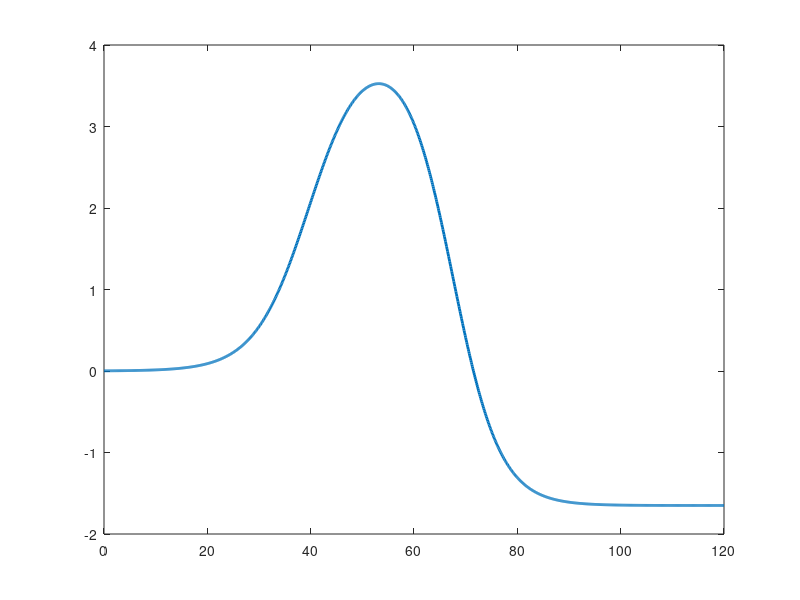
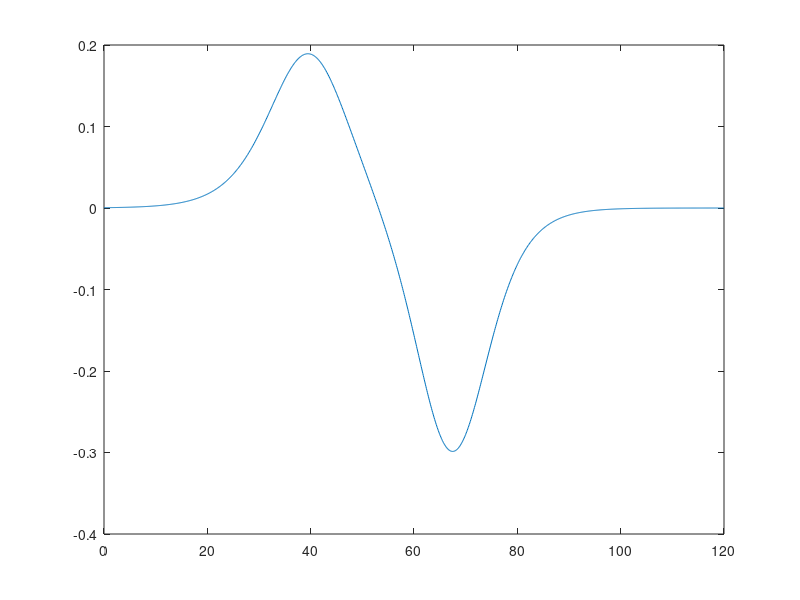

Reproduce these figures in MATLAB, in order.
%% 双移线轨迹
clear 
clc

%双移线------------------11111111111111111111111111111111111111
 shape=2.4;%参数名称，用于参考轨迹生成
 dx1=25;dx2=21.95;%没有任何实际意义，只是参数名称
 dy1=4.05;dy2=5.7;%没有任何实际意义，只是参数名称
 Xs1=27.19;Xs2=56.46;%参数名称
 cx=0:0.1:120;%%cx就是规划轨迹点的x坐标
 t1=0:0.05:17.9;
 t2=t1';
 z1=shape/dx1*(cx-Xs1)-shape/2;
 z2=shape/dx2*(cx-Xs2)-shape/2;
 cy=dy1/2.*(1+tanh(z1))-dy2/2.*(1+tanh(z2));%cy就是规划轨迹点的y坐标

 %这个path用于carsim道路模型搭建
path=[cx',cy'];


figure(1)

plot(cx,cy,'LineWidth',2)

ref_x=cx;
ref_y=cy;

%以下求参考横摆角，在纯跟踪算法里没用到
dif_x=diff(ref_x);
dif_xxxx=[dif_x,dif_x(end)];
dif_y=diff(ref_y);
dif_yyyy=[dif_y,dif_y(end)];
refHeading = atan2(dif_yyyy , dif_xxxx);


figure(2)
plot(cx,refHeading )


